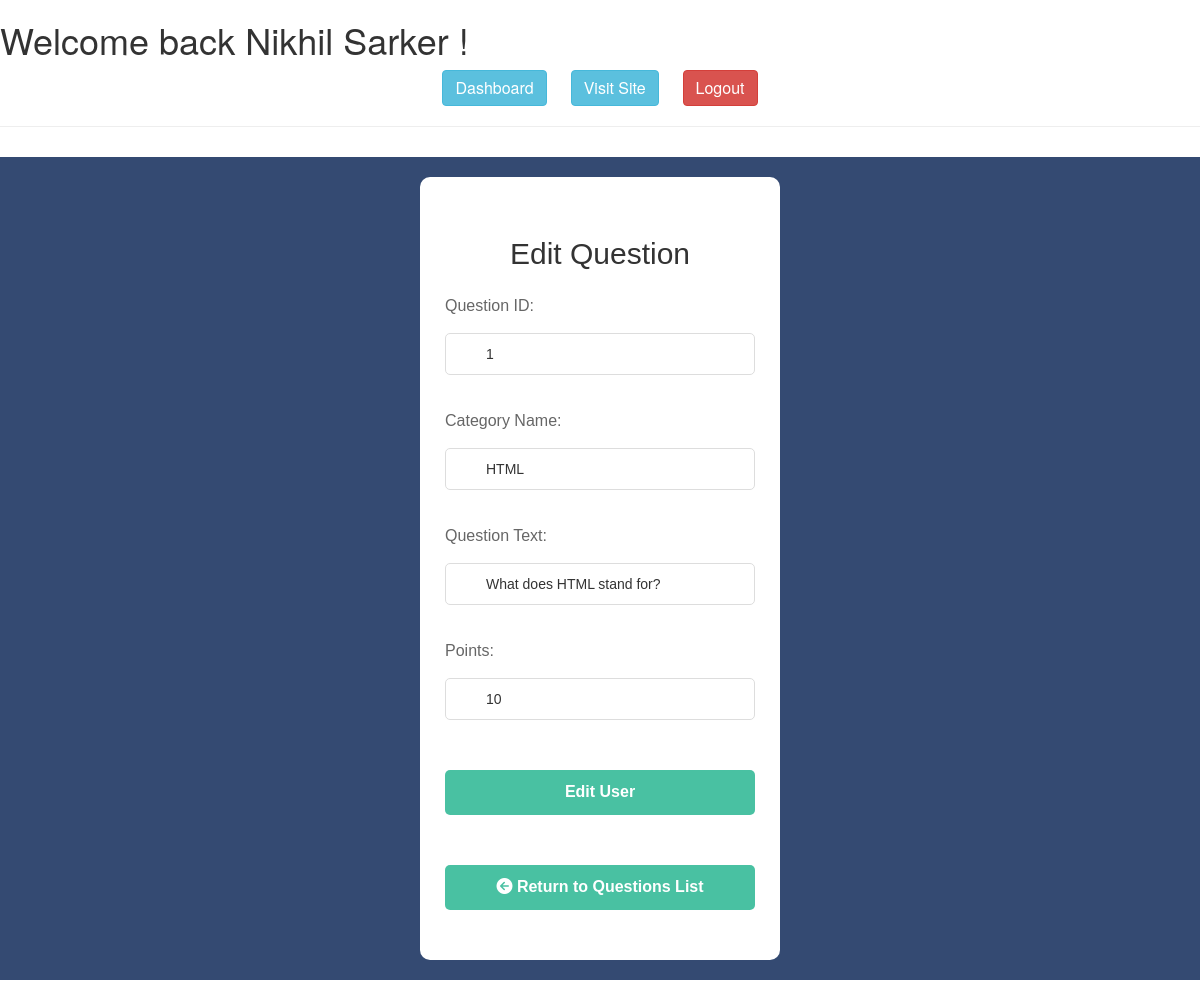
Page /backend/questions/questions_edit.php?id=5 (signed in) on the committed database.
### tables this page shows
CREATE TABLE `users` (
  `id` int NOT NULL,
  `first_name` varchar(100) NOT NULL,
  `last_name` varchar(100) NOT NULL,
  `email` varchar(100) NOT NULL,
  `password` varchar(200) NOT NULL,
  `profile_pic` varchar(200) DEFAULT NULL,
  `bio` varchar(200) DEFAULT NULL,
  `phone_number` varchar(20) DEFAULT NULL,
  `role` varchar(10) NOT NULL,
  `description` text
);

CREATE TABLE `questions` (
  `id` int NOT NULL,
  `question_id` int NOT NULL,
  `category_name` varchar(255) NOT NULL,
  `question_text` varchar(255) NOT NULL,
  `points` int NOT NULL
);

### backend/questions/questions_edit.php (the view, shortened to what this page needs)
<?php
require_once('../layouts/header.php');
require_once('../db_connect.php');
if( isset( $_GET['id'] ) )
{
  $user_data_query = 'SELECT *
    FROM questions
    WHERE id = '.$_GET['id'].'
    LIMIT 1';
  $result = mysqli_query( $db_connect, $user_data_query );
  $record = mysqli_fetch_assoc( $result );
}
?>
<link href="./style.css" type="text/css" rel="stylesheet">
<div id="add_main">
<div id="container">
  <div class="form-wrap">
    <h2>Edit Question</h2>
    <form action="questions_edit_data.php" method="post" >
      <div class="form-group">
      <label for="question_id">Question ID:</label>
      <input type="number" name="question_id" id="question_id" value="<?=$record['question_id']; ?>">
      </div>
      <div class="form-group">
      <label for="category_name">Category Name:</label>
      <input type="text" name="category_name" id="category_name" value="<?=$record['category_name'] ; ?>">
      </div>
      <div class="form-group">
      <label for="question_text">Question Text:</label>
      <input type="text" name="question_text" id="question_text" value="<?=$record['question_text']; ?>">
      </div>
      <div class="form-group">
      <label for="points">Points:</label>
      <input type="number" name="points" id="points" value="<?=$record['points']; ?>">
      </div>
      <button type="submit" name="all_info_edit" class="btn">Edit User</button>
    </form>
    <p class="list"><a href="questions.php"><i class="fa fa-arrow-circle-left"></i> Return to Questions List</a></p>
  </div>
</div>
</div>
<?php
require_once('../layouts/footer.php');

### backend/layouts/header.php (shortened to what this page needs)
<?php
require_once('../db_connect.php');
$checking_query = " SELECT first_name, last_name FROM `users` ";
$checking_query_to_db = mysqli_query($db_connect, $checking_query);
$result_to_array = mysqli_fetch_assoc($checking_query_to_db);
?>
<!doctype html>
<html>
<head>
    <link rel="stylesheet" href="https://cdnjs.cloudflare.com/ajax/libs/font-awesome/6.4.0/css/all.min.css" />
  <link rel="stylesheet" href="https://maxcdn.bootstrapcdn.com/bootstrap/3.4.1/css/bootstrap.min.css">
</head>
<body>
  <h1>Welcome back <?=$result_to_array['first_name'] .' '. $result_to_array['last_name']?> !</h1>
    <p style="  text-align: center;">
      <a style="margin:0px 10px; font-size:16px;" href="../dashboard/dashboard.php" class=" btn btn-info">Dashboard</a>
      <a style="margin:0px 10px; font-size:16px;" href="../../index.php" target="_blank" class=" btn btn-info">Visit Site</a>
      <a style="margin:0px 10px; font-size:16px;" href="../admin/logout.php" class=" btn btn-danger">Logout</a>
    </p>
  <hr>

### backend/questions/style.css (style rules this page uses)
a { text-decoration: none; }
#add_main { font-family: Arial, Helvetica, sans-serif; background: #344a72; }
#container { margin: 30px auto; max-width: 400px; padding: 20px; }
.form-wrap { background: #fff; padding: 40px 25px; color: #333; border-radius: 10px; -webkit-border-radius: 10px; -moz-border-radius: 10px; -ms-border-radius: 10px; -o-border-radius: 10px; }
.form-wrap h2, .form-wrap p { text-align: center; }
.form-wrap p { font-size: 16px; }
.form-wrap .form-group { margin-top: 15px; position: relative; }
.form-wrap .form-group label { font-size: 16px; font-weight: 500; display:inline-block; color: #666; padding-bottom: 10px; padding-top: 10px; }
.form-wrap .form-group input { width: 100%; padding: 10px; padding-left: 40px; border: 1px solid #ddd; border-radius: 5px; margin-bottom: 10px; }
.form-wrap button { background: #49c1a2; display: block; width: 100%; padding: 10px; margin-top: 20px; color: #fff; cursor: pointer; border-radius: 5px; -webkit-border-radius: 5px; -moz-border-radius: 5px; -ms-border-radius: 5px; -o-border-radius: 5px; border: 1px solid transparent; }
.form-wrap .btn { font-size: 16px; margin-top: 40px; font-weight: 700; }
.list { margin-top: 50px; }
.list a { font-size: 16px; font-weight: 700; background: #49c1a2; display: block; width: 100%; padding: 10px; color: #fff; cursor: pointer; border-radius: 5px; -webkit-border-radius: 5px; -moz-border-radius: 5px; -ms-border-radius: 5px; -o-border-radius: 5px; border: 1px solid transparent; text-decoration: none; }

### rows in the picture
users: first_name "Nikhil", last_name "Sarker"
questions: question_id "1", category_name "HTML", question_text "What does HTML stand for?", points "10"
